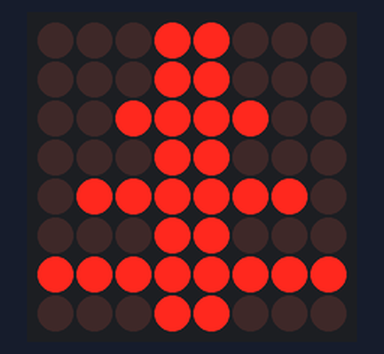
This sketch was run on a simulated Arduino Uno, built with avr-gcc and run on an emulated ATmega328P. Parts: 8×8 LED matrix.

Above: at 0.1 s.

The sketch:

Matriz_de_Leds.ino
```cpp
// https://brainy-bits.com/tutorials/how-to-control-max7219-led-matrix/

#include "LedControl.h"

LedControl lc=LedControl(12,11,10,1);  // Pin and number of Displays

unsigned long delayTime=200;  // Delay between Frames

// Put values in arrays
byte invader1a[] =
{
   B00011000,  // First frame of invader #1
   B00011000,
   B00111100,
   B00011000,
   B01111110,
   B00011000,
   B11111111,
   B00011000
};

// Put values in arrays
byte invader1b[] =
{
   B00011000,
   B00111100,  // First frame of invader #1
   B00011000,
   B01111110,
   B00011000,
   B11111111,
   B00011000,
   B11111111
};

/*

// Put values in arrays
byte invader1a[] =
{
   B00011000,  // First frame of invader #1
   B00111100,
   B01111110,
   B11011011,
   B11111111,
   B00100100,
   B01011010,
   B10100101
};

byte invader1b[] =
{
  B00011000, // Second frame of invader #1
  B00111100,
  B01111110,
  B11011011,
  B11111111,
  B00100100,
  B01011010,
  B01000010
};
*/

void setup()
{
  lc.shutdown(0,false);  // Wake up displays
  lc.setIntensity(0,5);  // Set intensity levels
  lc.clearDisplay(0);  // Clear Displays

}


//  Take values in Arrays and Display them
void sinvader1a()
{
  for (int i = 0; i < 8; i++)
  {
    lc.setRow(0,i,invader1a[i]);
  }
}

void sinvader1b()
{
  for (int i = 0; i < 8; i++)
  {
    lc.setRow(0,i,invader1b[i]);
  }
}


void loop()
{
// Put #1 frame on Display
    sinvader1a();
    delay(delayTime);


// Put #2 frame on Display
    sinvader1b();
    delay(delayTime);
}
```
